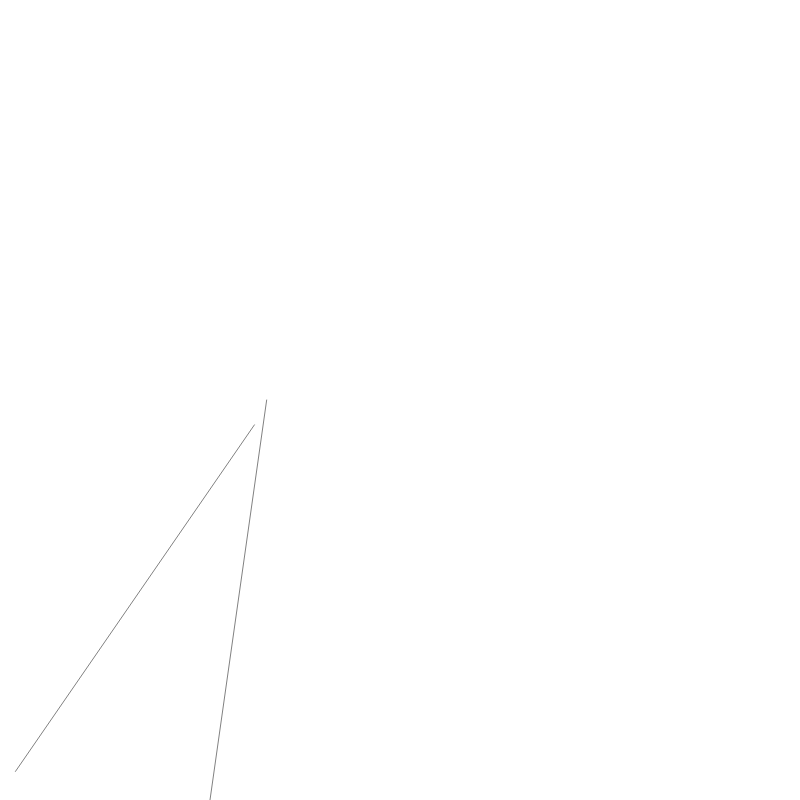
Frame 1 (no input)
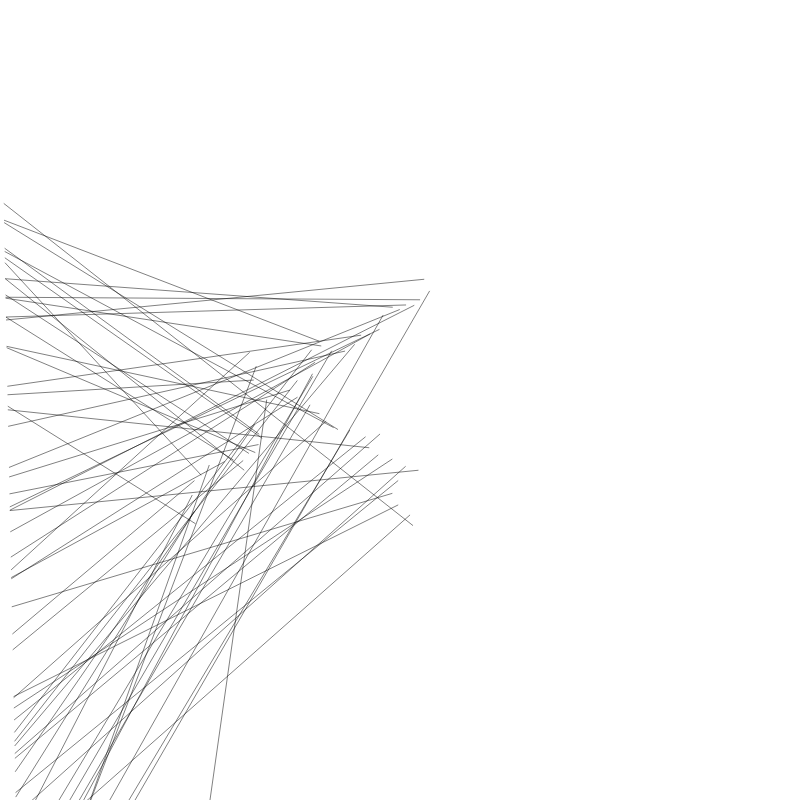
Frame 60 (no input)
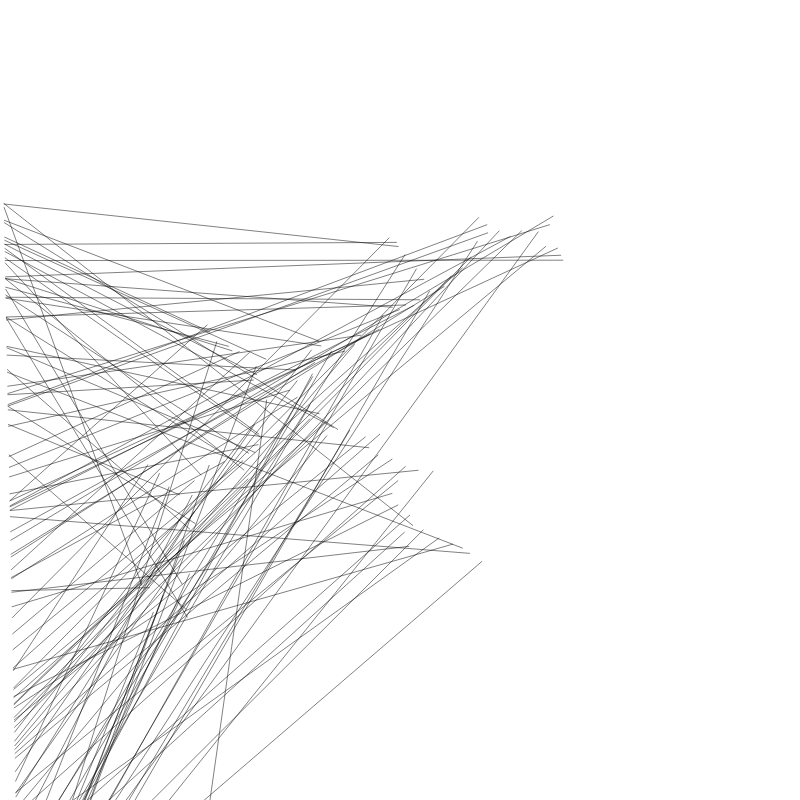
Frame 120 (the mouse pressed at the canvas centre since frame 60)

The p5.js sketch that drew these frames (run headless with seeded random() and noise() and a simulated clock; from frame 60 on, the mouse is pressed at the canvas centre):

// p5.js sketch
// ── sketch.js
var maxCount = 800;
var currentCount = 1;
var x = [];
var y = [];
var r = [];

function setup() {
  createCanvas(800, 800);
  strokeWeight(0.5);

  // first circle
  x[0] = width / 3;
  y[0] = height / 2;
  r[0] = 20;
}

function draw() {
  clear();

  // create a random set of parameters
  var newR = random(2, 10);
  var newX = random(newR, width - newR);
  var newY = random(newR, height - newR);

  var closestDist = Number.MAX_VALUE;
  var closestIndex = 0;
  for (var i = 0; i < currentCount; i++) {
    var newDist = dist(newX, newY, x[i], y[i]);
    if (newDist < closestDist) {
      closestDist = newDist;
      closestIndex = i;
    }
  }

  // aline it to the closest circle outline
  var angle = atan2(newY - y[closestIndex], newX - x[closestIndex]);

  x[currentCount] = x[closestIndex] + cos(angle) * (r[closestIndex] + newR);
  y[currentCount] = y[closestIndex] + sin(angle) * (r[closestIndex] + newR);
  r[currentCount] = newR;
  currentCount++;

  for (var i = 0; i < currentCount; i++) {
    fill(50);
    line(x[i], y[i], r[i] * 2, r[i] * 100);
  }

  if (currentCount >= maxCount) noLoop();
}

function windowResized() {
  resizeCanvas(windowWidth, windowHeight);
}
